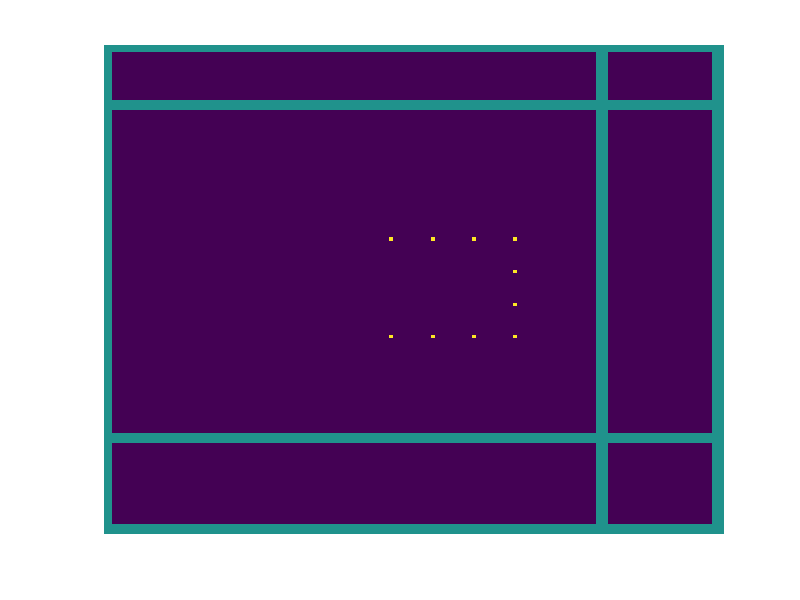

Write the MATLAB code that produced this figure. (Note: this script raises an error after producing the figure.)
%% U-shaped Map as always

dim = 150;
map = zeros(dim);

% the scaling of a pixel to actual length
scale = 10;

% create the U-shape wall
map(1.8*scale : 2*scale,:) = 1;
map(:, 12*scale : 12.2*scale) = 1;
map(12*scale:12.2*scale, :) = 1;
map(:,1:2) = 1; map(:,dim-2:dim) = 1; map(1:2,:) = 1; map(dim-2:dim,:) = 1; % set walls on boundary

% create the movements 
motion = [6, 7, pi/2; 6, 8, pi/2; 6, 9, pi/2; 6, 10, 0; 7, 10, 0; 8, 10, 0;  9, 10, -pi/2; 9, 9, -pi/2; 9, 8, -pi/2; 9, 7, -pi/2];

for i=1:length(motion), map(scale*motion(i,1),scale*motion(i,2)) = 2; end
imagesc(map)%,'GridVisible', 'off', 'XDisplayLabels',nan(dim,1),'YDisplayLabels',nan(dim,1))
axis off

%% SLAM! Initialization

np = 500; % number of particles 
param = [0.02, 0.02, 5, 0.1, 0.1]; % parameters for sensor model
alpha = [0.01, 0.002, 0.0001, 0.0001]; % motion noise parameter

% initialize robot
x = zeros(length(motion), np, 3); % position after localization
y = zeros(length(motion), np, 3); % position before localization
m = zeros(length(motion), np, dim, dim); % maps
for i=1:np, x(1,i,:) =  [dim/scale*rand, dim/scale*rand, pi/2+normrnd(0,1)];y(1,i,:) = x(1,i,:); end
%  x(1,i,:) = motion(1,:) + normrnd(0,1,1,3);

t = 1; % first time step
num_sensor = 200; % number of beams 
angle = 0:2*pi/num_sensor:2*pi; % num_sensor equally spaced w.r.t angles
z = zeros(1,length(angle)); 

% get true measurement 
% start scanning
for i=1:length(angle)
    % tune angle to be in (0,2pi)
    theta = rem(angle(i) + motion(t+1,3), 2*pi);

    % we know the map, so compute the true distance
    if 0 <= theta && theta < pi/2 
        true_distance = min( (12 - motion(t+1,1))/cos(theta), (12-motion(t+1,2))/sin(theta) ); 
    elseif pi/2 <= theta && theta < pi
        true_distance = min( (motion(t+1,1)-2)/cos(pi-theta), (12-motion(t+1,2))/sin(pi-theta) ); 
    elseif pi <= theta && theta < 3*pi/2
        true_distance = (motion(t+1,1) - 2)/cos(theta);
    else
        true_distance = (12 - motion(t+1,1))/cos(2*pi - theta);
    end
    true_distance = abs(true_distance);

    % scan! 
    z(i) = gen_sensor_measurement(true_distance, param);
end

% now we can get our belief from the path the beam went through
for n=1:np
    pos = x(t,n,:);
    r = 0:0.005:z+0.05;
    for j=1:length(angle)
        ray = [pos(1) + r*cos(pos(3)+angle(j)); pos(2) + r*sin(pos(3)+angle(j))];
        % for each length in the path, update belief in the column
        for i=1:length(ray(1,:))
            rr = sqrt((pos(1)-ray(1,i))^2 + (pos(2)-ray(2,i))^2); % compute distance
            p = belief_assignment(rr,z(j),[1,0.3],param); % calculate belief
            logodds = log(p/(1-p)); % calculate log odds
            % make sure no errors from reading errors and update belief
            if ceil(ray(1,i)*scale) < dim && ceil(ray(2,i)*scale) < dim && ceil(ray(1,i)*scale) > 0 && ceil(ray(2,i)*scale) > 0
                m(t,n,ceil(ray(1,i)*scale),ceil(ray(2,i)*scale)) = m(t,n,ceil(ray(1,i)*scale),ceil(ray(2,i)*scale)) + logodds;
            end
        end
    end
end

% SLAM! Propogate

for t=1:length(motion)-1
    
    w = ones(1,np); % store wegiths
    next = zeros(np, 3); % store particle of next step
    
    % get measurement (beam with noiseless rotation)
    % start scanning
    for i=1:length(angle)
        % tune angle to be in (0,2pi)
        theta = rem(angle(i) + motion(t+1,3), 2*pi);
        
        % we know the map, so compute the true distance
        if 0 <= theta && theta < pi/2 
            true_distance = min( (12 - motion(t+1,1))/cos(theta), (12-motion(t+1,2))/sin(theta) ); 
        elseif pi/2 <= theta && theta < pi
            true_distance = min( (motion(t+1,1)-2)/cos(pi-theta), (12-motion(t+1,2))/sin(pi-theta) ); 
        elseif pi <= theta && theta < 3*pi/2
            true_distance = (motion(t+1,1) - 2)/cos(theta);
        else
            true_distance = (12 - motion(t+1,1))/cos(2*pi - theta);
        end
        true_distance = abs(true_distance);

        % scan! 
        z(i) = gen_sensor_measurement(true_distance, param);
    end

    % sample from motion model and compute weight for each particle
    for j=1:np
        next(j,:) = sample_motion_model_odometry([motion(t,:),motion(t+1,:)],x(t,j,:),alpha); 
        
        
        
        mm = reshape(m(t,j,:,:),dim,dim);
        mm = 1-1./(1+exp(mm));
        mm = mm > 1/2; %mm = mm < 1/2; rand(dim,dim);
        mm(:,1:2) = 1; mm(:,dim-2:dim) = 1; mm(1:2,:) = 1; mm(dim-2:dim,:) = 1;
        
        if j == 1
            figure(1)
            imagesc(mm)
            pause(1)
        end
        
        % given the bearing angle and map, find the probability of measurement
        for a=1:length(angle)
            % extend r until hit an obstacle
            for r=0:0.01:param(3)+1/scale
                
                % convert to map index
                new_x = next(j,1) + r*cos(next(j,3)+angle(a)); new_y = next(j,2) + r*sin(next(j,3)+angle(a));
                new_x = floor(new_x*scale); new_y = floor(new_y*scale);
                
                % this is avoiding boundary conditions
                if next(j,1) < 0 || next(j,1) > dim/scale || next(j,2) > dim/scale || next(j,2) < 0
                    w(j) = w(j)*0.0001;
                    break 
                end            
                if new_x <= 0 || new_y <= 0 || new_x > dim || new_y > dim
                    w(j) = w(j)*0.0001;
                    break
                end
                
                % if I hit an obstacle, I calculate the probability (*10 for numerical stability)
                if mm(new_x, new_y) == 1
                    w(j) = w(j)*5*prob_sensor_measurement(z(a),r,param);
                    break
                end
            end
            
            % if I didn't hit an obstacle, max reading is reached
            if r > param(3)
                w(j) = w(j)*10*prob_sensor_measurement(z(a),r,param);
            end 
        end
    end
    
    % store result
    y(t+1,:,:) = next;
    
    % resample states according to weight
    figure(2)
    w = w/sum(w);
    for j=1:np
        i = sample_state(w);
        x(t+1,j,:) = next(i,:);
        m(t,j,:,:) = m(t,i,:,:);
    end
    
    % plot result
    scatter(y(t,:,1),y(t,:,2),'b')
    hold on
    scatter(x(t,:,1),x(t,:,2),'r')
    hold off
    xlim([1 dim/scale])
    ylim([1 dim/scale])
    pause(2)
    
    for n=1:np
        m(t+1,n,:,:) = m(t,n,:,:);
        pos = x(t+1,n,:);
        r = 0:0.005:z+0.05;
        for j=1:length(angle)
            ray = [pos(1) + r*cos(pos(3)+angle(j)); pos(2) + r*sin(pos(3)+angle(j))];
            % for each length in the path, update belief in the column
            for i=1:length(ray(1,:))
                rr = sqrt((pos(1)-ray(1,i))^2 + (pos(2)-ray(2,i))^2); % compute distance
                p = belief_assignment(rr,z(j),[1,0.3],param); % calculate belief
                logodds = log(p/(1-p)); % calculate log odds
                % make sure no errors from reading errors and update belief
                if ceil(ray(1,i)*scale) < dim && ceil(ray(2,i)*scale) < dim && ceil(ray(1,i)*scale) > 0 && ceil(ray(2,i)*scale) > 0
                    m(t+1,n,ceil(ray(1,i)*scale),ceil(ray(2,i)*scale)) = m(t+1,n,ceil(ray(1,i)*scale),ceil(ray(2,i)*scale)) + logodds;
                end
            end
        end
    end
end
    

